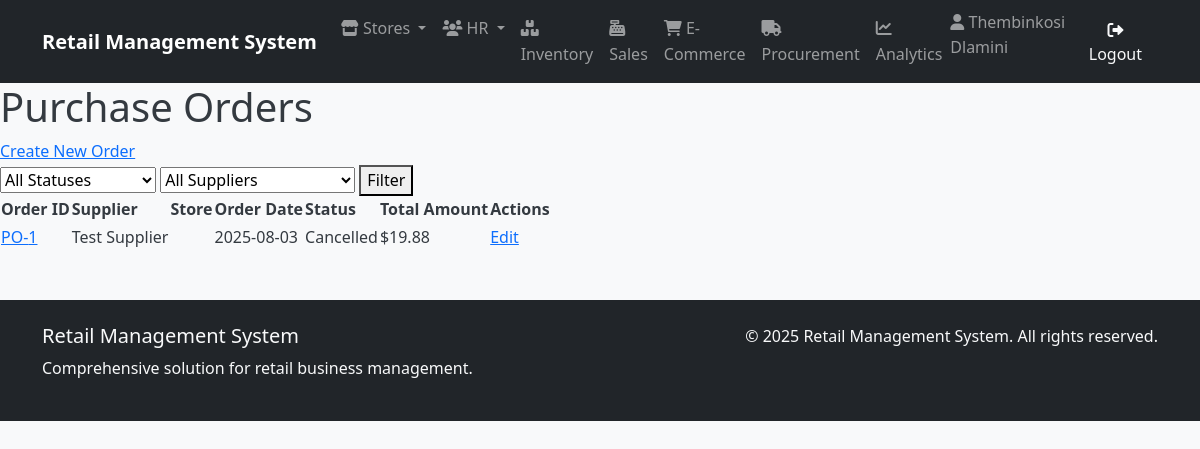
Screenshot of /procurement/orders/ (signed in) with the database file from the repository.
### human_resources/models.py (models this page shows, shortened)
class Employee(AbstractUser):
    employee_id = models.AutoField(primary_key=True)
    first_name = models.CharField(_("first name"), max_length=50, blank=False)
    last_name = models.CharField(_("last name"), max_length=50, blank=False)
    email = models.EmailField(_("email address"), unique=True)  # Uncommented and made unique
    phone = models.CharField(_("phone number"), max_length=20, blank=True, null=True)
    hire_date = models.DateField(_("hire date"), blank=True, null=True)
    position = models.CharField(_("position"), max_length=50, blank=True)
    salary = models.DecimalField(
        _("salary"),
        max_digits=10,
        decimal_places=2,
        blank=True,
        null=True
    )
    department = models.ForeignKey(
        'store_management.Department',
        on_delete=models.SET_NULL,
        null=True,
        blank=True,
        related_name='employees',
        verbose_name=_("department")
    )
    username = models.CharField(
        max_length=150,
        unique=True,
        verbose_name='username'
    )
    store = models.ForeignKey(
        'store_management.Store',
        on_delete=models.SET_NULL,
        null=True,       # Add this
        blank=True,      # Add this
        verbose_name='Assigned Store'
    )
    manager = models.ForeignKey(
        'self',
        on_delete=models.SET_NULL,
        null=True,
        blank=True,
        related_name='subordinates',
        verbose_name=_("manager")
    )
    created_at = models.DateTimeField(auto_now_add=True)
    updated_at = models.DateTimeField(auto_now=True)
    class Meta:
        db_table = 'human_resources_employee'
        verbose_name = _("employee")
        verbose_name_plural = _("employees")
        ordering = ['last_name', 'first_name']
        permissions = [
            ("view_store_dashboard", "Can view store management dashboard"),
            ("manage_store_settings", "Can modify store configuration and settings"),
            ("manage_departments", "Can create/edit/delete store departments"),
            ("access_inventory", "Can access inventory management system"),
            ("view_inventory", "Can view inventory items and stock levels"),
            ("edit_inventory", "Can modify inventory items and quantities"),
            ("manage_inventory_categories", "Can organize inventory categories"),
            ("perform_inventory_audit", "Can conduct physical inventory counts"),
            ("process_sales", "Can process in-store sales transactions"),
            ("void_sales", "Can void/completely cancel sales transactions"),
            ("manage_sales_promotions", "Can configure sales promotions/discounts"),
            ("view_sales_reports", "Can access sales performance reports"),
            ("create_purchase_orders", "Can generate new procurement orders"),
            ("approve_purchase_orders", "Can authorize procurement requests"),
            ("manage_suppliers", "Can maintain supplier/vendor records"),
            ("receive_stock", "Can process received shipments"),
            ("view_employee_directory", "Can access employee contact information"),
            ("manage_employee_records", "Can maintain HR records (excluding sensitive data)"),
            ("access_hr_reports", "Can view HR analytics and reports"),
            ("manage_recruitment", "Can handle hiring processes"),
            ("manage_online_listings", "Can maintain e-commerce product listings"),
            ("process_online_orders", "Can fulfill e-commerce purchases"),
            ("handle_customer_portals", "Can manage customer account portals"),
            ("view_web_analytics", "Can access e-commerce traffic/revenue reports"),
            ("generate_financial_reports", "Can create financial statements"),
            ("export_data_reports", "Can export datasets for external analysis"),
            ("access_executive_dashboards", "Can view strategic business dashboards"),
            ("schedule_automated_reports", "Can configure report automation"),
            ("override_inventory_checks", "Can bypass inventory validation rules"),
            ("access_audit_logs", "Can view system audit trails"),
            ("manage_api_integrations", "Can configure system integrations")
        ]

### procurement/models.py (models this page shows, shortened)
class PurchaseOrder(models.Model):
    ORDER_STATUS_CHOICES = [
        ('draft', 'Draft'),
        ('pending', 'Pending Approval'),
        ('approved', 'Approved'),
        ('shipped', 'Shipped'),
        ('received', 'Received'),
        ('cancelled', 'Cancelled'),
    ]
    supplier = models.ForeignKey(
        Supplier,
        on_delete=models.PROTECT,
        related_name='purchase_orders'
    )
    store = models.ForeignKey(
        'store_management.Store',  # Reference to Store model
        on_delete=models.PROTECT
    )
    order_date = models.DateField(default=timezone.now)
    expected_delivery_date = models.DateField(blank=True, null=True)
    status = models.CharField(
        max_length=20,
        choices=ORDER_STATUS_CHOICES,
        default='draft'
    )
    total_amount = models.DecimalField(
        max_digits=12,
        decimal_places=2,
        blank=True,
        null=True,
        validators=[MinValueValidator(0.01)]
    )
    created_by = models.ForeignKey(
        'human_resources.Employee',  # Reference to Employee model
        on_delete=models.SET_NULL,
        blank=True,
        null=True
    )
    created_at = models.DateTimeField(default=timezone.now)
    updated_at = models.DateTimeField(auto_now=True)

class Supplier(models.Model):
    name = models.CharField(max_length=100, verbose_name="Supplier Name")
    contact_person = models.CharField(max_length=100, blank=True, null=True)
    is_active = models.BooleanField(default=True, verbose_name="Active")
    email = models.EmailField(max_length=100, blank=True, null=True)
    phone = models.CharField(max_length=20, blank=True, null=True)
    address = models.CharField(max_length=200, blank=True, null=True)
    contract_start_date = models.DateField(blank=True, null=True)
    payment_terms = models.CharField(max_length=100, blank=True, null=True)
    created_at = models.DateTimeField(default=timezone.now)
    updated_at = models.DateTimeField(auto_now=True)

### procurement/views.py (the view)
# urls.py: path('orders/', views.PurchaseOrderListView.as_view(), name='purchaseorder_list'),
class PurchaseOrderListView(LoginRequiredMixin, ListView):
    model = PurchaseOrder
    template_name = 'procurement/purchaseorder_list.html'
    context_object_name = 'orders'
    paginate_by = 15
    def get_queryset(self):
        queryset = super().get_queryset().select_related('supplier', 'store')
        status = self.request.GET.get('status')
        supplier_id = self.request.GET.get('supplier')
        if status:
            queryset = queryset.filter(status=status)
        if supplier_id:
            queryset = queryset.filter(supplier_id=supplier_id)
        return queryset.order_by('-order_date')
    def get_context_data(self, **kwargs):
        context = super().get_context_data(**kwargs)
        context['suppliers'] = Supplier.objects.all()
        context['status_choices'] = PurchaseOrder.ORDER_STATUS_CHOICES
        return context

### procurement/templates/procurement/purchaseorder_list.html (shortened to what this page needs)
{% extends "base.html" %}
{% block content %}
<h1>Purchase Orders</h1>
<a href="{% url 'procurement:purchaseorder_create' %}">Create New Order</a>
<form method="get">
    <select name="status">
        <option value="">All Statuses</option>
    </select>
    <select name="supplier">
        <option value="">All Suppliers</option>
    </select>
    <button type="submit">Filter</button>
</form>
<table>
    <thead>
        <tr>
            <th>Order ID</th>
            <th>Supplier</th>
            <th>Store</th>
            <th>Order Date</th>
            <th>Status</th>
            <th>Total Amount</th>
            <th>Actions</th>
        </tr>
    </thead>
    <tbody>
        {% for order in orders %}
        <tr>
            <td><a href="{% url 'procurement:purchaseorder_detail' order.pk %}">PO-{{ order.id }}</a></td>
            <td>{{ order.supplier.name }}</td>
            <td>{{ order.store.name }}</td>
            <td>{{ order.order_date|date:"Y-m-d" }}</td>
            <td>{{ order.get_status_display }}</td>
            <td>${{ order.total_amount|default:"0.00" }}</td>
            <td>
                <a href="{% url 'procurement:purchaseorder_update' order.pk %}">Edit</a>
            </td>
        </tr>
        {% empty %}
        <tr>
            <td colspan="7">No orders found</td>
        </tr>
        {% endfor %}
    </tbody>
</table>
{% endblock %}

### templates/base.html (shortened to what this page needs)
{% load static %}
<!DOCTYPE html>
<html lang="en">
<head>
    <link href="https://cdn.jsdelivr.net/npm/bootstrap@5.1.3/dist/css/bootstrap.min.css" rel="stylesheet">
    <link rel="stylesheet" href="https://cdnjs.cloudflare.com/ajax/libs/font-awesome/6.0.0/css/all.min.css">
    <link rel="stylesheet" href="{% static 'css/main.css' %}">
</head>
<body>
    <nav class="navbar navbar-expand-lg navbar-dark bg-dark">
        <div class="container">
            <a class="navbar-brand" href="{% url 'dashboards:dashboard' %}">Retail Management System</a>
            <div class="collapse navbar-collapse" id="navbarNav">
                <ul class="navbar-nav me-auto">
                    <li class="nav-item dropdown">
                        <a class="nav-link dropdown-toggle" href="#" id="storeDropdown" role="button" data-bs-toggle="dropdown" aria-expanded="false">
                            <i class="fas fa-store"></i> Stores
                        </a>
                    </li>
                    <li class="nav-item dropdown">
                        <a class="nav-link dropdown-toggle" href="#" id="hrDropdown" role="button" data-bs-toggle="dropdown" aria-expanded="false">
                            <i class="fas fa-users"></i> HR
                        </a>
                    </li>
                    <li class="nav-item">
                        <a class="nav-link" href="{% url 'inventory:product_list' %}">
                            <i class="fas fa-boxes"></i> Inventory
                        </a>
                    </li>
                    <li class="nav-item">
                        <a class="nav-link" href="{% url 'sales:sale_list' %}">
                            <i class="fas fa-cash-register"></i> Sales
                        </a>
                    </li>
                    <li class="nav-item">
                        <a class="nav-link" href="{% url 'e_commerce:order_list' %}">
                            <i class="fas fa-shopping-cart"></i> E-Commerce
                        </a>
                    </li>
                    <li class="nav-item">
                        <a class="nav-link" href="{% url 'procurement:supplier_list' %}">
                            <i class="fas fa-truck"></i> Procurement
                        </a>
                    </li>
                    <li class="nav-item">
                        <a class="nav-link" href="{% url 'analytics:dashboard' %}">
                            <i class="fas fa-chart-line"></i> Analytics
                        </a>
                    </li>
                </ul>
                <ul class="navbar-nav">
                    {% if user.is_authenticated %}
                    <li class="nav-item">
                        <span class="navbar-text me-3">
                            <i class="fas fa-user"></i>
                            {% if user.first_name or user.last_name %}
                                {{ user.first_name }} {{ user.last_name }}
                            {% else %}
                                {{ user.username }}
                            {% endif %}
                        </span>
                    </li>
                    <li class="nav-item">
                        <a class="btn btn-outline-light" href="{% url 'logout' %}">
                            <i class="fas fa-sign-out-alt"></i> Logout
                        </a>
                    </li>
                    {% else %}
                    <li class="nav-item">
                        <a class="btn btn-outline-light" href="{% url 'login' %}">
                            <i class="fas fa-sign-in-alt"></i> Login
                        </a>
                    </li>
                    {% endif %}
                </ul>
            </div>
        </div>
    </nav>
    <main>
        {% block content %}
        {% endblock %}
    </main>
    <footer class="bg-dark text-light mt-5 py-4">
        <div class="container">
            <div class="row">
                <div class="col-md-6">
                    <h5>Retail Management System</h5>
                    <p>Comprehensive solution for retail business management.</p>
                </div>
                <div class="col-md-6 text-md-end">
                    <p>&copy; {% now "Y" %} Retail Management System. All rights reserved.</p>
                </div>
            </div>
        </div>
    </footer>
</body>
</html>

### static/css/main.css (style rules this page uses)
:root { --primary-color: #007bff; --secondary-color: #6c757d; --success-color: #28a745; --danger-color: #dc3545; --warning-color: #ffc107; --info-color: #17a2b8; --light-color: #f8f9fa; --dark-color: #343a40; --brand-primary: #2c3e50; --brand-secondary: #3498db; --brand-accent: #e74c3c; --white: #ffffff; --gray-100: #f8f9fa; --gray-200: #e9ecef; --gray-300: #dee2e6; --gray-400: #ced4da; --gray-500: #adb5bd; --gray-600: #6c757d; --gray-700: #495057; --gray-800: #343a40; --gray-900: #212529; --spacing-xs: 0.25rem; --spacing-sm: 0.5rem; --spacing-md: 1rem; --spacing-lg: 1.5rem; --spacing-xl: 3rem; --border-radius-sm: 0.25rem; --border-radius-md: 0.375rem; --border-radius-lg: 0.5rem; --border-radius-xl: 1rem; --shadow-sm: 0 1px 2px 0 rgba(0, 0, 0, 0.05); --shadow-md: 0 4px 6px -1px rgba(0, 0, 0, 0.1), 0 2px 4px -1px rgba(0, 0, 0, 0.06); --shadow-lg: 0 10px 15px -3px rgba(0, 0, 0, 0.1), 0 4px 6px -2px rgba(0, 0, 0, 0.05); --shadow-xl: 0 20px 25px -5px rgba(0, 0, 0, 0.1), 0 10px 10px -5px rgba(0, 0, 0, 0.04); --transition-fast: 0.15s ease-in-out; --transition-normal: 0.3s ease-in-out; --transition-slow: 0.5s ease-in-out; }
body { font-family: 'Segoe UI', Tahoma, Geneva, Verdana, sans-serif; line-height: 1.6; color: var(--gray-800); background-color: var(--gray-100); }
.navbar-brand { font-weight: 700; font-size: 1.25rem; }
.navbar-nav .nav-link { font-weight: 500; transition: color var(--transition-fast); }
.navbar-text { font-weight: 500; }
.btn { font-weight: 500; border-radius: var(--border-radius-md); transition: all var(--transition-fast); border: none; padding: 0.5rem 1rem; }
.fade-in { animation: fadeIn var(--transition-slow) ease-in; }

### rows the page displays
Employee: first_name "Thembinkosi", last_name "Dlamini"
PurchaseOrder: id "1", supplier.name "Test Supplier", order_date "2025-08-03", status "Cancelled", total_amount "19.88"
